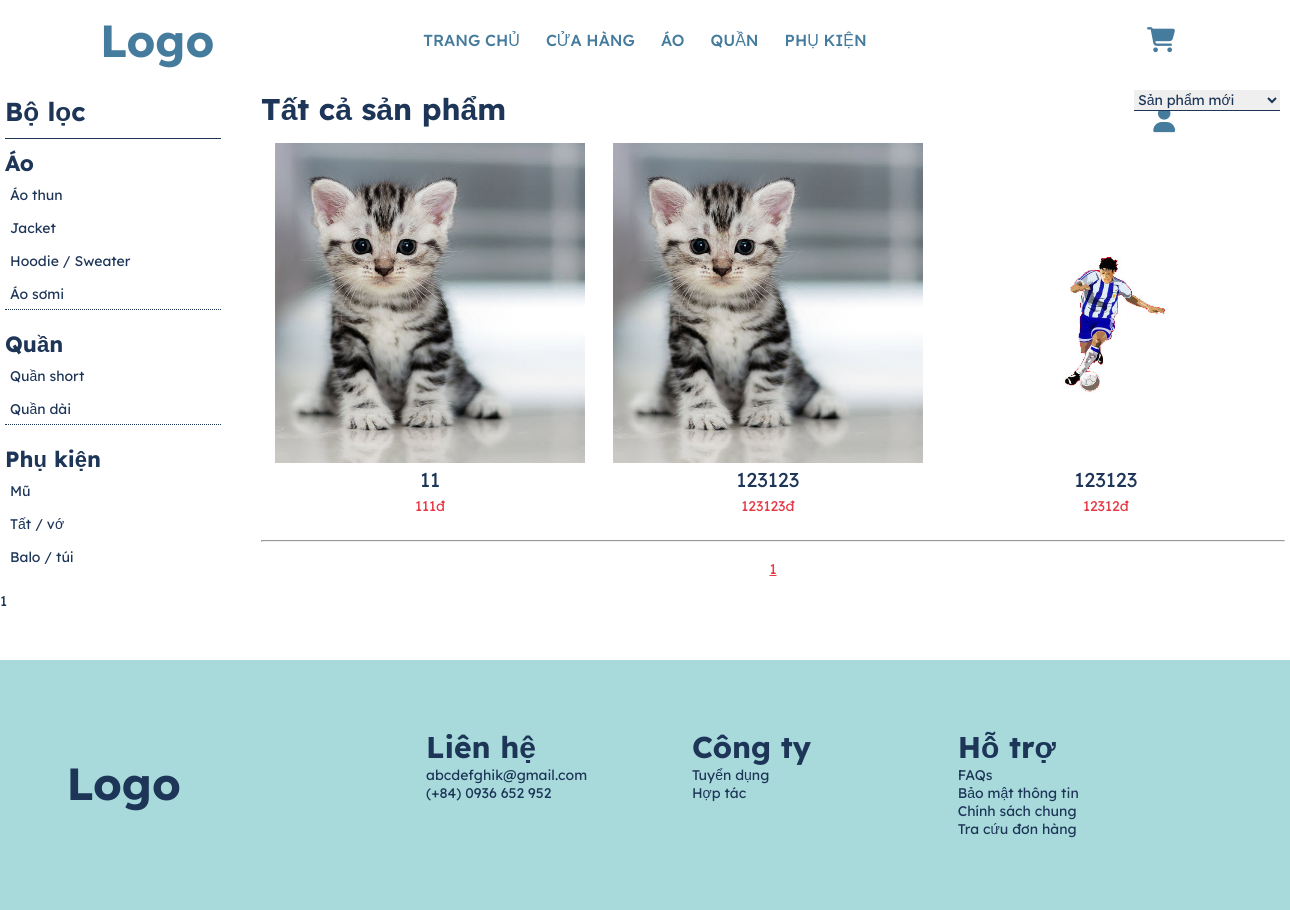
/products.php, run on the app's committed database.
### tables this page shows
CREATE TABLE `category` (
  `id` int(11) NOT NULL,
  `name` varchar(50) NOT NULL
);

CREATE TABLE `product` (
  `id` int(11) NOT NULL,
  `name` varchar(50) NOT NULL,
  `description` text NOT NULL,
  `img` text NOT NULL,
  `price` int(11) NOT NULL,
  `manufacturers_id` int(11) NOT NULL,
  `category_detail_id` int(11) NOT NULL
);

### products.php (the view, shortened to what this page needs)
<!DOCTYPE html>
<html lang="en">
<head>
    <link rel="stylesheet" href="assets/css/style.css">
    <link rel="stylesheet" href="assets/css/products.css">
</head>
<body>
    <?php
    require 'admin/connect.php';
    $page = 1;
    $sql_number_of_product = "select count(*) from product ";
    $product_array = mysqli_query($connect, $sql_number_of_product);
    $product_array_result = mysqli_fetch_array($product_array);
    $number_of_product = $product_array_result['count(*)'];
    $product_in_page = 15;
    $number_page = ceil($number_of_product / $product_in_page);
    $skip = $product_in_page * ($page - 1);
    $sql_show_product = "select * from product
    limit $product_in_page offset $skip";
    $show_product = mysqli_query($connect, $sql_show_product);
    ?>
    <?php
    require 'header.php';
    ?>
    <div class="main_products">
        <div class="category">
            <div class="header_category">
                <h4>Bộ lọc</h4>
            </div>
            <div class="cate_item">
                <h5>Áo</h5>
                <ul>
                    <li>
                        <a href="">Áo thun</a>
                    </li>
                    <li>
                        <a href="">Jacket</a>
                    </li>
                    <li>
                        <a href="">Hoodie / Sweater</a>
                    </li>
                    <li>
                        <a href="">Áo sơmi</a>
                    </li>
                </ul>
            </div>
            <div class="cate_item">
                <h5>Quần</h5>
                <ul>
                    <li>
                        <a href="">Quần short</a>
                    </li>
                    <li>
                        <a href="">Quần dài</a>
                    </li>
                </ul>
            </div>
            <div class="cate_item">
                <h5>Phụ kiện</h5>
                <ul>
                    <li>
                        <a href="">Mũ</a>
                    </li>
                    <li>
                        <a href="">Tất / vớ</a>
                    </li>
                    <li>
                        <a href="">Balo / túi</a>
                    </li>
                </ul>
            </div>
        </div>
        <div class="products">
            <div class="header_product">
                <div class="title_product">
                    <h3>Tất cả sản phẩm</h3>
                </div>
                <div class="sort_product">
                    <select name="" id="">
                        <option value="Sản phẩm mới" selected><a href="">Sản phẩm mới </a></option>
                    </select>
                </div>
            </div>
            <div class="table">
                <?php foreach ($show_product as $each) { ?>
                    <div class="thumbnail">
                        <div class="image">
                            <a href="product-detail">
                                <img class="img_thumb" src="admin/product/photos/<?php echo $each['img'] ?>">
                            </a>
                        </div>
                        <div class="caption">
                            <a href=""><?php echo $each['name'] ?></a>
                            <p class="price"><?php echo $each['price'] ?>đ</p>
                        </div>
                    </div>
                <?php } ?>
            </div>
            <div class="page">
                <hr>
                <br>
                <div class="number">
                    <?php for ($i = 1; $i <= $number_page; $i++) { ?>
                        <?php if ($i == $page) { ?>
                            <a href="?page=<?php echo $i ?>" class="this_page" id="this_page">
                                <?php echo $i ?>
                            </a>
                        <?php } else { ?>
                            <a href="?page=<?php echo $i ?>">
                                <?php echo $i ?>
                            </a>
                        <?php } ?>
                    <?php  } ?>
                </div>
            </div>
        </div>
    </div>
    <p id="number_page"><?php echo $number_page ?></p>
    <?php include 'footer.php' ?>
</body>
</html>

### header.php (shortened to what this page needs)
<?php require 'admin/connect.php';
$sql="select * from category ";
$result_category=mysqli_query($connect,$sql);
?>
<link rel="stylesheet" href="assets/css/header.css">
<header>
    <nav class="header">
        <div class="logo">
            <a href="index.php">Logo</a>
        </div>
        <div class="menu">
            <ul class="ul_1">
                <li>
                    <a href="index.php">Trang chủ </a>
                </li>
                <li>
                    <a href="products.php">Cửa hàng</a>
                </li>
                <?php  foreach ($result_category as $key => $each) {?>
                <li>
                    <a href="products_category.php?id=<?php echo $each['id']?>"><?php echo $each['name']?></a>
                </li>
                 <?php }?>
            </ul>
        </div>
        <div class="icon">
            <a href="view_cart.php"><i class="fas fa-shopping-cart"></i></a>
            <a href=""><i class="fas fa-user"></i></a>
        </div>
    </nav>
</header>

### assets/css/style.css (style rules this page uses)
* { padding: 0; margin: 0; text-decoration: none; list-style: none; box-sizing: border-box; font-family: "Lexend Deca", sans-serif; font-weight: 400; font-size: 14px; color: #1d3557; }
h3 { font-weight: bold; font-size: 30px; }
h4 { font-weight: bold; font-size: 26px; }
h5 { font-weight: bold; font-size: 22px; }
select { border: none; border-bottom: #1d3557 1px solid; }

### assets/css/products.css (style rules this page uses)
.main_products { display: flex; width: 1280px; margin: 0 auto; }
.main_products .category { width: 20%; padding-right: 40px; }
.main_products .products { width: 80%; display: flexbox; }
.category .header_category { padding: 15px 5px 10px 0; border-bottom: 1px #1d3557 solid; margin-bottom: 10px; }
.category .cate_item { text-align: start; }
.category .cate_item { border-bottom: 1px #1d3557 dotted; margin-bottom: 20px; }
.category .cate_item:last-child { border-bottom: none; }
.category .cate_item ul li { padding: 5px; font-size: 18px; }
.products .header_product { display: flex; width: 100%; padding: 10px 5px 15px 0; }
.products .title_product { width: 60%; }
.products .sort_product { width: 40%; text-align: end; }
.products .table { width: 100%; float: left; }
.products .thumbnail { width: 33%; float: left; text-align: center; }
.products .thumbnail .img_thumb { width: 310px; height: 320px; object-fit: cover; object-position: 50% 20%; }
.products .thumbnail .caption { padding-bottom: 20px; }
.products .thumbnail .caption a { font-size: 20px; }
.products .thumbnail .caption .price { color: #e63946; padding: 5px; }
.products .page { width: 100%; text-align: center; }
.products .page a { padding: 0 5px; }
.products .page .this_page { text-decoration: underline; color: #e63946; }

### assets/css/header.css (style rules this page uses)
.header { background-color: #fff; width: 100%; height: 80px; display: flex; }
.header .logo { width: 15%; }
.header .logo > a { color: #457b9d; font-size: 45px; font-weight: bold; line-height: 80px; padding: 0 100px; }
.header .menu { width: 70%; text-align: center; }
.header .menu ul.ul_1 { height: 80px; display: flex; align-items: center; justify-content: center; }
.header .menu ul.ul_1 li a { color: #457b9d; font-size: 16px; font-weight: 500; padding: 7px 13px; border-radius: 3px; text-transform: uppercase; }
.header .icon { width: 15%; padding-right: 100px; text-align: end; }
.header .icon a i { font-size: 25px; color: #457b9d; line-height: 80px; border-radius: 3px; padding: 0 15px; }

### data on the page
category: name "ÁO"
category: name "QUẦN"
category: name "PHỤ KIỆN"
product: img (picture), name "11", price "111"
product: img (picture), name "123123", price "123123"
product: img (picture), name "123123", price "12312"

### other printed values
$number_page "1"
